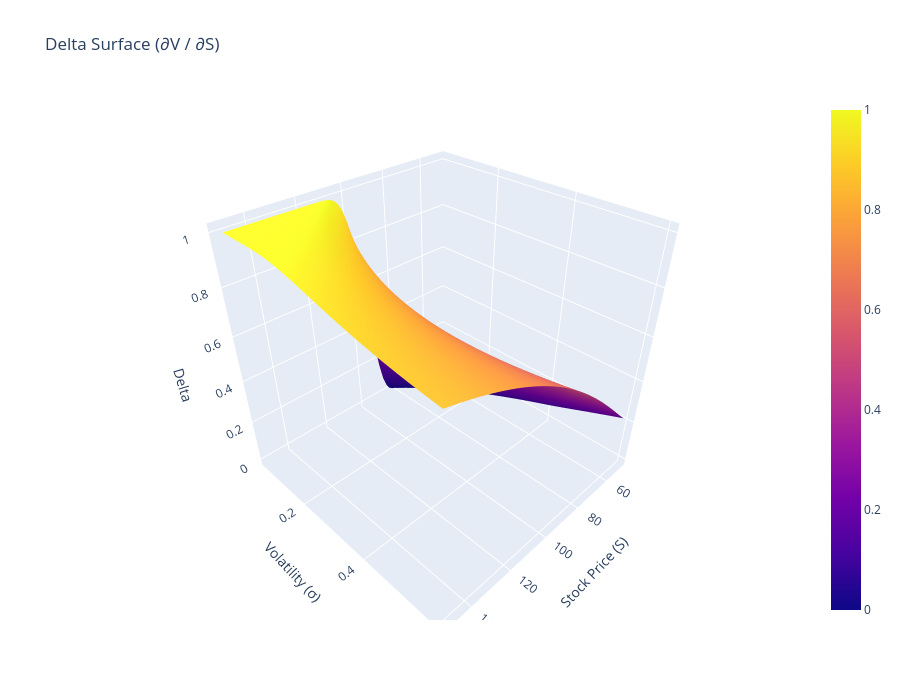

Notebook source saved alongside this figure:
### Markdown cell above
# What This Plot Shows

This 3D surface shows how the Black–Scholes call option price changes based on:
* Stock Price (S)
* Volatility (σ)

## What is happening?

* As the stock price increases, the call option value increases.
* As volatility increases, the option value also increases.

## This happens because:

* A higher stock price makes it more likely the option finishes in the money.
* Higher volatility increases the chance of large upward price movements, which benefits call options.

The surface represents the risk-neutral fair value of the option for different combinations of stock price and volatility.

### Code cell
fig_delta = go.Figure()
fig_delta.add_surface(
    x=S_grid,
    y=sigma_grid,
    z=Delta,
    colorscale="Plasma"
)

fig_delta.update_layout(
    title="Delta Surface (∂V / ∂S)",
    scene=dict(
        xaxis_title="Stock Price (S)",
        yaxis_title="Volatility (σ)",
        zaxis_title="Delta"
    ),
    width=900,
    height=700
)

fig_delta.show()

### Figure 1 — Plotly figure (JSON) as saved in the notebook; plotly's stock layout.template omitted (floating-point values rounded to 4 significant figures; data arrays with more than 128 entries replaced by an {"elided": "..."} marker saying what was removed)
{"data": [{"colorscale": [[0, "#0d0887"], [0.1111, "#46039f"], [0.2222, "#7201a8"], [0.3333, "#9c179e"], [0.4444, "#bd3786"], [0.5556, "#d8576b"], [0.6667, "#ed7953"], [0.7778, "#fb9f3a"], [0.8889, "#fdca26"], [1, "#f0f921"]], "type": "surface", "x": {"elided": "60x60 float values"}, "y": {"elided": "60x60 float values"}, "z": {"elided": "60x60 float values"}}], "layout": {"height": 700, "scene": {"xaxis": {"title": {"text": "Stock Price (S)"}}, "yaxis": {"title": {"text": "Volatility (σ)"}}, "zaxis": {"title": {"text": "Delta"}}}, "title": {"text": "Delta Surface (∂V / ∂S)"}, "width": 900}}
